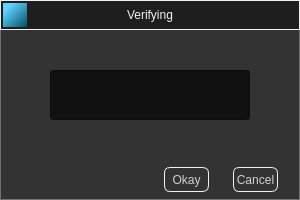
<?xml version="1.0" encoding="UTF-8"?>
<ui version="4.0">
 <class>VerifyDialog</class>
 <widget class="QDialog" name="VerifyDialog">
  <property name="geometry">
   <rect>
    <x>0</x>
    <y>0</y>
    <width>300</width>
    <height>200</height>
   </rect>
  </property>
  <property name="minimumSize">
   <size>
    <width>300</width>
    <height>200</height>
   </size>
  </property>
  <property name="maximumSize">
   <size>
    <width>300</width>
    <height>200</height>
   </size>
  </property>
  <property name="windowTitle">
   <string>Dialog</string>
  </property>
  <property name="styleSheet">
   <string notr="true">/*  Title Bar  */

#TitleBar {
	background-color: #1e1e1e;
	border: 1px solid #f1f1f1;
}

#AppIcon_2 {
	background-color: qlineargradient(spread:pad, x1:1, y1:1, x2:0, y2:0, stop:0 rgba(0, 80, 101, 255), stop:0.806818 rgba(99, 211, 255, 255));
}

#VerifyLabel {
	color: #f1f1f1;
}

#CloseButton_2 {
	border: 0px;
	border-radius: 3px;
}

#CloseButton_2::hover {
	background-color: #9b9b9b;
}

/*  Main Frame  */

QDialog {
	background-color: #333333;
	border: 1px solid #727272;
	border-top: 0px;
}

#OkayButton {
	color: #d1d1d1;
	border-radius: 6px;
	border: 1px solid #f1f1f1;
}

#OkayButton::hover {
	background-color: #7b7b7b;
}

#CancelButton {
	color: #d1d1d1;
	border-radius: 6px;
	border: 1px solid #f1f1f1;
}

#CancelButton::hover {
	background-color: #7b7b7b;
}

#NameLine {
	background-color: #111111;
	color: #f1f1f1;
	font: 16pt &quot;Sans-Serif&quot;;
}</string>
  </property>
  <layout class="QVBoxLayout" name="verticalLayout">
   <property name="spacing">
    <number>0</number>
   </property>
   <property name="leftMargin">
    <number>0</number>
   </property>
   <property name="topMargin">
    <number>0</number>
   </property>
   <property name="rightMargin">
    <number>0</number>
   </property>
   <property name="bottomMargin">
    <number>0</number>
   </property>
   <item>
    <widget class="QFrame" name="TitleBar">
     <property name="minimumSize">
      <size>
       <width>300</width>
       <height>30</height>
      </size>
     </property>
     <property name="maximumSize">
      <size>
       <width>300</width>
       <height>30</height>
      </size>
     </property>
     <property name="frameShape">
      <enum>QFrame::NoFrame</enum>
     </property>
     <property name="frameShadow">
      <enum>QFrame::Raised</enum>
     </property>
     <layout class="QHBoxLayout" name="horizontalLayout_2">
      <property name="spacing">
       <number>0</number>
      </property>
      <property name="leftMargin">
       <number>2</number>
      </property>
      <property name="topMargin">
       <number>0</number>
      </property>
      <property name="rightMargin">
       <number>0</number>
      </property>
      <property name="bottomMargin">
       <number>0</number>
      </property>
      <item>
       <widget class="QLabel" name="AppIcon_2">
        <property name="minimumSize">
         <size>
          <width>24</width>
          <height>24</height>
         </size>
        </property>
        <property name="maximumSize">
         <size>
          <width>24</width>
          <height>24</height>
         </size>
        </property>
        <property name="text">
         <string/>
        </property>
        <property name="pixmap">
         <pixmap>src/icons/TestLogo1.png</pixmap>
        </property>
        <property name="scaledContents">
         <bool>false</bool>
        </property>
        <property name="alignment">
         <set>Qt::AlignCenter</set>
        </property>
        <property name="indent">
         <number>-1</number>
        </property>
       </widget>
      </item>
      <item>
       <widget class="QLabel" name="VerifyLabel">
        <property name="sizePolicy">
         <sizepolicy hsizetype="Expanding" vsizetype="Fixed">
          <horstretch>0</horstretch>
          <verstretch>0</verstretch>
         </sizepolicy>
        </property>
        <property name="text">
         <string>Verifying</string>
        </property>
        <property name="alignment">
         <set>Qt::AlignCenter</set>
        </property>
       </widget>
      </item>
      <item>
       <widget class="QPushButton" name="CloseButton_2">
        <property name="minimumSize">
         <size>
          <width>26</width>
          <height>26</height>
         </size>
        </property>
        <property name="maximumSize">
         <size>
          <width>26</width>
          <height>26</height>
         </size>
        </property>
        <property name="text">
         <string/>
        </property>
        <property name="icon">
         <iconset>
          <normaloff>src/icons/free/x.svg</normaloff>src/icons/free/x.svg</iconset>
        </property>
        <property name="iconSize">
         <size>
          <width>24</width>
          <height>24</height>
         </size>
        </property>
       </widget>
      </item>
     </layout>
    </widget>
   </item>
   <item>
    <widget class="QFrame" name="LineEditFrame">
     <property name="minimumSize">
      <size>
       <width>300</width>
       <height>130</height>
      </size>
     </property>
     <property name="maximumSize">
      <size>
       <width>300</width>
       <height>130</height>
      </size>
     </property>
     <property name="frameShape">
      <enum>QFrame::NoFrame</enum>
     </property>
     <property name="frameShadow">
      <enum>QFrame::Raised</enum>
     </property>
     <layout class="QHBoxLayout" name="horizontalLayout_3">
      <property name="spacing">
       <number>0</number>
      </property>
      <property name="leftMargin">
       <number>0</number>
      </property>
      <property name="topMargin">
       <number>0</number>
      </property>
      <property name="rightMargin">
       <number>0</number>
      </property>
      <property name="bottomMargin">
       <number>0</number>
      </property>
      <item>
       <widget class="QLineEdit" name="NameLine">
        <property name="sizePolicy">
         <sizepolicy hsizetype="Fixed" vsizetype="Fixed">
          <horstretch>0</horstretch>
          <verstretch>0</verstretch>
         </sizepolicy>
        </property>
        <property name="maximumSize">
         <size>
          <width>200</width>
          <height>50</height>
         </size>
        </property>
        <property name="text">
         <string/>
        </property>
        <property name="alignment">
         <set>Qt::AlignCenter</set>
        </property>
       </widget>
      </item>
     </layout>
    </widget>
   </item>
   <item>
    <widget class="QFrame" name="ButtonsFrame">
     <property name="minimumSize">
      <size>
       <width>300</width>
       <height>40</height>
      </size>
     </property>
     <property name="maximumSize">
      <size>
       <width>300</width>
       <height>40</height>
      </size>
     </property>
     <property name="frameShape">
      <enum>QFrame::NoFrame</enum>
     </property>
     <property name="frameShadow">
      <enum>QFrame::Plain</enum>
     </property>
     <layout class="QHBoxLayout" name="horizontalLayout_4">
      <property name="spacing">
       <number>10</number>
      </property>
      <property name="leftMargin">
       <number>150</number>
      </property>
      <property name="topMargin">
       <number>0</number>
      </property>
      <property name="rightMargin">
       <number>7</number>
      </property>
      <property name="bottomMargin">
       <number>0</number>
      </property>
      <item>
       <widget class="QPushButton" name="OkayButton">
        <property name="minimumSize">
         <size>
          <width>45</width>
          <height>25</height>
         </size>
        </property>
        <property name="maximumSize">
         <size>
          <width>45</width>
          <height>25</height>
         </size>
        </property>
        <property name="text">
         <string>Okay</string>
        </property>
        <property name="shortcut">
         <string>Return</string>
        </property>
       </widget>
      </item>
      <item>
       <widget class="QPushButton" name="CancelButton">
        <property name="minimumSize">
         <size>
          <width>45</width>
          <height>25</height>
         </size>
        </property>
        <property name="maximumSize">
         <size>
          <width>45</width>
          <height>25</height>
         </size>
        </property>
        <property name="text">
         <string>Cancel</string>
        </property>
        <property name="shortcut">
         <string>Esc</string>
        </property>
       </widget>
      </item>
     </layout>
    </widget>
   </item>
  </layout>
 </widget>
 <resources/>
 <connections/>
</ui>
